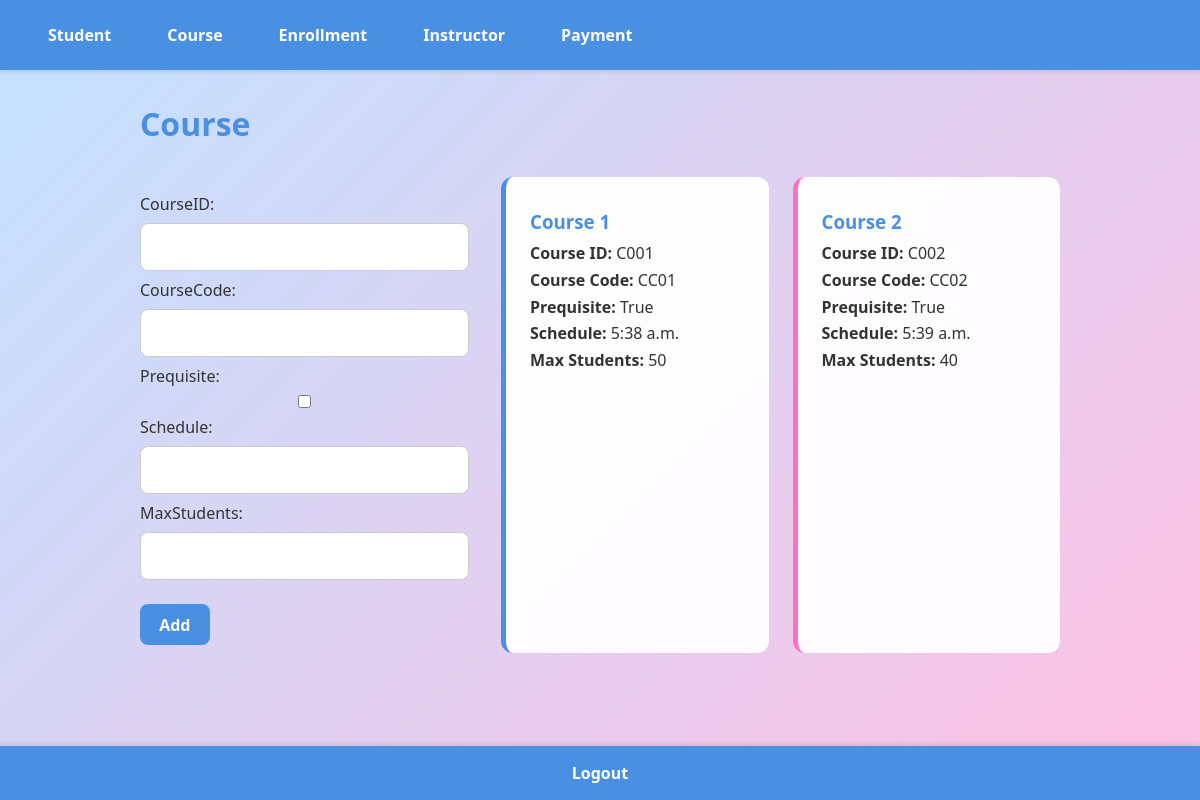
Page /course/ (signed in) on the committed database.
### list/models.py (models this page shows, shortened)
class CourseModel(models.Model):
    courseID = models.CharField(max_length=100)
    courseCode = models.CharField(max_length=100)
    prequisite = models.BooleanField()
    schedule = models.TimeField()
    maxStudents = models.IntegerField()

### list/views.py (the view)
# urls.py: path('course/', views.courseViews, name='course'),
@login_required(login_url='loginUser')
def courseViews(request):
    if request.method == 'POST':
        form = CourseForm(request.POST)
        if form.is_valid():
            form.save()
            return redirect('success')
    else:
        form = CourseForm()
    courses = CourseModel.objects.all()
    return render(request, 'models/course.html',
                  {'form': form,
                   'courses': courses})

### list/forms.py
class CourseForm(forms.ModelForm):
    class Meta:
        model = CourseModel
        fields = '__all__'

### list/templates/models/course.html (shortened to what this page needs)
{% extends 'base/base.html' %}
{% load static %}
{% block content %}
<h1>Course</h1>
<div class="flex-container">
    <div class="form-side">
        <form method="POST">
            {{ form }}
            <button type="submit">Add</button>
        </form>
    </div>
    <div class="data-side">
        {% for x in courses %}
            <div class="data-card">
                <h3>Course {{ forloop.counter }}</h3>
                <p><b>Course ID:</b> {{ x.courseID }}</p>
                <p><b>Course Code:</b> {{ x.courseCode }}</p>
                <p><b>Prequisite:</b> {{ x.prequisite }}</p>
                <p><b>Schedule:</b> {{ x.schedule }}</p>
                <p><b>Max Students:</b> {{ x.maxStudents }}</p>
            </div>
        {% empty %}
            <p>No courses available.</p>
        {% endfor %}
    </div>
</div>
{% endblock %}

### list/static/css/base.css (style rules this page uses)
* { margin: 0; padding: 0; box-sizing: border-box; font-family: 'Segoe UI', Tahoma, Geneva, Verdana, sans-serif; }
body { background: linear-gradient(135deg, #c1e1ff, #ffc1e3); color: #333; min-height: 100vh; display: flex; flex-direction: column; }
h1 { color: #4a90e2; margin-bottom: 1rem; }
h3 { color: #ff6ec7; margin-top: 1rem; margin-bottom: 0.5rem; }
form { margin-top: 1rem; }
form input, form select, form textarea, form button { width: 100%; padding: 0.75rem; margin: 0.5rem 0; border: 1px solid #ccc; border-radius: 8px; font-size: 1rem; outline: none; transition: all 0.3s ease; }
form button { background-color: #4a90e2; color: #fff; border: none; cursor: pointer; font-weight: bold; transition: background 0.3s ease; }
.flex-container { display: flex; gap: 2rem; flex-wrap: wrap; margin-top: 2rem; }
.flex-container .form-side { flex: 1 1 35%; min-width: 300px; }
.flex-container .data-side { flex: 1 1 60%; min-width: 400px; display: grid; grid-template-columns: repeat(auto-fill, minmax(250px, 1fr)); gap: 1.5rem; }
.flex-container .form-side form { display: flex; flex-direction: column; }
.flex-container .form-side form button { align-self: flex-start; width: auto; padding: 0.6rem 1.2rem; margin-top: 1rem; }
.data-card { background-color: rgba(255, 255, 255, 0.95); padding: 1rem 1.5rem; border-radius: 12px; border-left: 5px solid #4a90e2; transition: transform 0.2s ease; }
.data-card:nth-child(even) { border-left-color: #ff6ec7; }
.data-card h3 { margin-bottom: 0.5rem; color: #4a90e2; }
.data-card p { margin-bottom: 0.3rem; }

### rows in the picture
CourseModel: courseID "C001", courseCode "CC01", prequisite "True", schedule "5:38 a.m.", maxStudents "50"
CourseModel: courseID "C002", courseCode "CC02", prequisite "True", schedule "5:39 a.m.", maxStudents "40"
